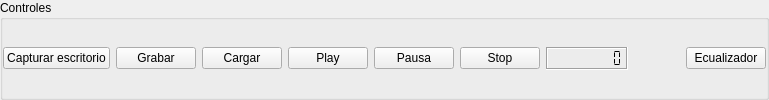
      <widget class="QGroupBox" name="groupBox_6">
       <property name="title">
        <string>Controles</string>
       </property>
       <layout class="QGridLayout" name="gridLayout_11">
        <property name="leftMargin">
         <number>0</number>
        </property>
        <property name="topMargin">
         <number>0</number>
        </property>
        <property name="rightMargin">
         <number>0</number>
        </property>
        <property name="bottomMargin">
         <number>0</number>
        </property>
        <item row="0" column="0">
         <layout class="QGridLayout" name="gridLayout_13">
          <item row="1" column="3">
           <widget class="QPushButton" name="pushButton_12">
            <property name="toolTip">
             <string>Lanza la cancion seleccionada</string>
            </property>
            <property name="statusTip">
             <string>Lanza la cancion seleccionada</string>
            </property>
            <property name="whatsThis">
             <string>Lanza la cancion seleccionada</string>
            </property>
            <property name="text">
             <string>Play</string>
            </property>
            <property name="icon">
             <iconset resource="recoverdrake.qrc">
              <normaloff>:/Imagenes/play.png</normaloff>:/Imagenes/play.png</iconset>
            </property>
            <property name="iconSize">
             <size>
              <width>25</width>
              <height>25</height>
             </size>
            </property>
           </widget>
          </item>
          <item row="1" column="12">
           <widget class="Phonon::VolumeSlider" name="volumeSlider_4" native="true">
            <property name="toolTip">
             <string>Volumen del sonido</string>
            </property>
            <property name="statusTip">
             <string>Volumen del sonido</string>
            </property>
            <property name="whatsThis">
             <string>Volumen del sonido</string>
            </property>
           </widget>
          </item>
          <item row="1" column="14">
           <widget class="QPushButton" name="pushButton_4">
            <property name="toolTip">
             <string>Ecualizador grafico</string>
            </property>
            <property name="statusTip">
             <string>Ecualizador grafico</string>
            </property>
            <property name="whatsThis">
             <string>Ecualizador grafico</string>
            </property>
            <property name="text">
             <string>Ecualizador</string>
            </property>
            <property name="icon">
             <iconset resource="recoverdrake.qrc">
              <normaloff>:/Imagenes/sound.png</normaloff>:/Imagenes/sound.png</iconset>
            </property>
            <property name="iconSize">
             <size>
              <width>25</width>
              <height>25</height>
             </size>
            </property>
           </widget>
          </item>
          <item row="1" column="7">
           <widget class="Phonon::SeekSlider" name="seekSlider_2" native="true">
            <property name="maximumSize">
             <size>
              <width>16777215</width>
              <height>20</height>
             </size>
            </property>
            <property name="toolTip">
             <string>Posicionamiento de la cancion</string>
            </property>
            <property name="statusTip">
             <string>Posicionamiento de la cancion</string>
            </property>
            <property name="whatsThis">
             <string>Posicionamiento de la cancion</string>
            </property>
           </widget>
          </item>
          <item row="1" column="2">
           <widget class="QPushButton" name="pushButton_3">
            <property name="toolTip">
             <string>Cargar una grabacion para ser escuchada</string>
            </property>
            <property name="statusTip">
             <string>Cargar una grabacion para ser escuchada</string>
            </property>
            <property name="whatsThis">
             <string>Cargar una grabacion para ser escuchada</string>
            </property>
            <property name="text">
             <string>Cargar</string>
            </property>
            <property name="icon">
             <iconset resource="recoverdrake.qrc">
              <normaloff>:/Imagenes/abrir.png</normaloff>:/Imagenes/abrir.png</iconset>
            </property>
            <property name="iconSize">
             <size>
              <width>25</width>
              <height>25</height>
             </size>
            </property>
           </widget>
          </item>
          <item row="1" column="4">
           <widget class="QPushButton" name="pushButton_6">
            <property name="text">
             <string>Pausa</string>
            </property>
            <property name="icon">
             <iconset resource="recoverdrake.qrc">
              <normaloff>:/Imagenes/pause.png</normaloff>:/Imagenes/pause.png</iconset>
            </property>
            <property name="iconSize">
             <size>
              <width>25</width>
              <height>25</height>
             </size>
            </property>
           </widget>
          </item>
          <item row="1" column="6">
           <widget class="QLCDNumber" name="lcdNumber_2">
            <property name="maximumSize">
             <size>
              <width>122</width>
              <height>23</height>
             </size>
            </property>
            <property name="font">
             <font>
              <pointsize>7</pointsize>
             </font>
            </property>
            <property name="toolTip">
             <string>Tiempo transcurrido de la pista</string>
            </property>
            <property name="statusTip">
             <string>Tiempo transcurrido de la pista</string>
            </property>
            <property name="whatsThis">
             <string>Tiempo transcurrido de la pista</string>
            </property>
            <property name="frameShape">
             <enum>QFrame::Box</enum>
            </property>
            <property name="frameShadow">
             <enum>QFrame::Sunken</enum>
            </property>
            <property name="lineWidth">
             <number>1</number>
            </property>
            <property name="smallDecimalPoint">
             <bool>true</bool>
            </property>
            <property name="digitCount">
             <number>8</number>
            </property>
            <property name="mode">
             <enum>QLCDNumber::Dec</enum>
            </property>
            <property name="segmentStyle">
             <enum>QLCDNumber::Flat</enum>
            </property>
            <property name="value" stdset="0">
             <double>0.000000000000000</double>
            </property>
            <property name="intValue" stdset="0">
             <number>0</number>
            </property>
           </widget>
          </item>
          <item row="1" column="1">
           <widget class="QPushButton" name="pushButton_15">
            <property name="toolTip">
             <string>Realizar una grabacion</string>
            </property>
            <property name="statusTip">
             <string>Realizar una grabacion</string>
            </property>
            <property name="whatsThis">
             <string>Realizar una grabacion</string>
            </property>
            <property name="text">
             <string>Grabar</string>
            </property>
            <property name="icon">
             <iconset resource="recoverdrake.qrc">
              <normaloff>:/Imagenes/grabaout.png</normaloff>:/Imagenes/grabaout.png</iconset>
            </property>
            <property name="iconSize">
             <size>
              <width>25</width>
              <height>25</height>
             </size>
            </property>
           </widget>
          </item>
          <item row="1" column="13">
           <spacer name="horizontalSpacer_3">
            <property name="orientation">
             <enum>Qt::Horizontal</enum>
            </property>
            <property name="sizeHint" stdset="0">
             <size>
              <width>40</width>
              <height>20</height>
             </size>
            </property>
           </spacer>
          </item>
          <item row="1" column="5">
           <widget class="QPushButton" name="pushButton_14">
            <property name="toolTip">
             <string>Parar el sonido actual</string>
            </property>
            <property name="statusTip">
             <string>Parar el sonido actual</string>
            </property>
            <property name="whatsThis">
             <string>Parar el sonido actual</string>
            </property>
            <property name="text">
             <string>Stop</string>
            </property>
            <property name="icon">
             <iconset resource="recoverdrake.qrc">
              <normaloff>:/Imagenes/stop1.png</normaloff>:/Imagenes/stop1.png</iconset>
            </property>
            <property name="iconSize">
             <size>
              <width>25</width>
              <height>25</height>
             </size>
            </property>
           </widget>
          </item>
          <item row="1" column="0">
           <widget class="QPushButton" name="pushButton_11">
            <property name="text">
             <string>Capturar escritorio</string>
            </property>
            <property name="icon">
             <iconset resource="recoverdrake.qrc">
              <normaloff>:/Imagenes/EscritorioOut.png</normaloff>:/Imagenes/EscritorioOut.png</iconset>
            </property>
            <property name="iconSize">
             <size>
              <width>25</width>
              <height>25</height>
             </size>
            </property>
           </widget>
          </item>
         </layout>
        </item>
       </layout>
      </widget>
